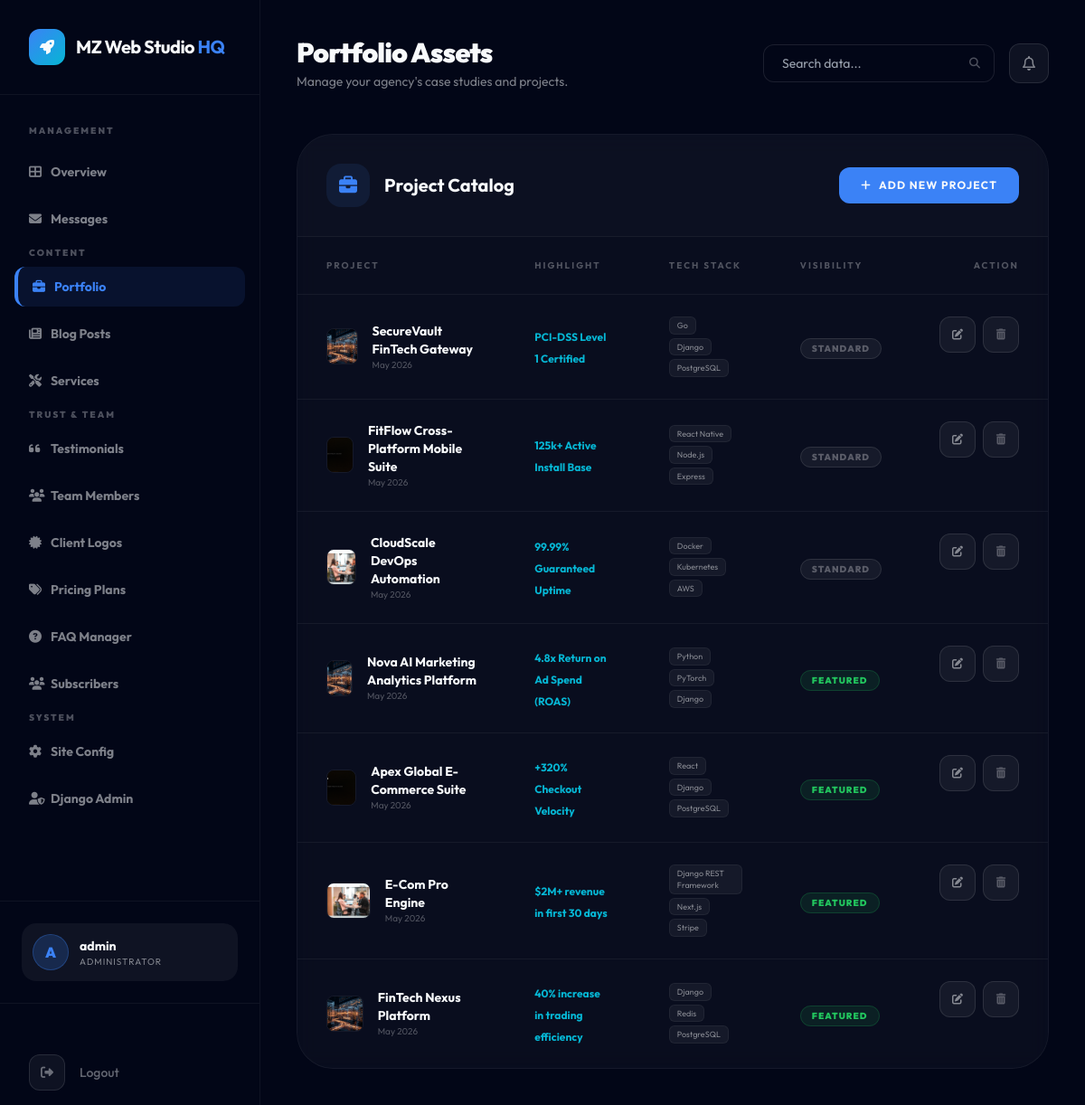
The app's page /management/projects/ (signed in) with its own data.
### devsqaud/models.py (models this page shows, shortened)
class Project(models.Model):
    title = models.CharField(max_length=200)
    slug = models.SlugField(max_length=200, unique=True, blank=True)
    image = models.ImageField(upload_to='projects/', blank=True, null=True)
    short_description = models.CharField(max_length=300)
    full_description = models.TextField()
    result_highlight = models.CharField(
        max_length=300,
        help_text="e.g. '3x revenue increase'"
    )
    tech_stack = models.CharField(
        max_length=500,
        help_text="Comma-separated technologies"
    )
    is_featured = models.BooleanField(default=False, help_text="Show on home page")
    created_at = models.DateTimeField(auto_now_add=True)
    class Meta:
        ordering = ['-created_at']
    def get_tech_list(self):
        return [t.strip() for t in self.tech_stack.split(',') if t.strip()]

### devsqaud/views_dashboard.py (the view)
# urls.py: path('management/projects/', views_dashboard.dashboard_projects, name='dashboard_projects'),
@staff_member_required
def dashboard_projects(request):
    projects = Project.objects.all()
    context = {
        'projects': projects,
        'active_page': 'projects',
    }
    return render(request, 'dashboard/projects_list.html', context)

### templates/dashboard/projects_list.html (shortened to what this page needs)
{% extends 'dashboard/base.html' %}
{% block header_title %}Portfolio Assets{% endblock %}
{% block header_subtitle %}Manage your agency's case studies and projects.{% endblock %}
{% block dashboard_content %}
<div class="glass-card rounded-[40px] border-brand-text/5 overflow-hidden">
    <div class="p-8 border-b border-brand-text/5 flex items-center justify-between bg-brand-text/[0.01]">
        <div class="flex items-center space-x-4">
            <div class="w-12 h-12 rounded-2xl bg-brand-primary/10 flex items-center justify-center">
                <i class="fas fa-briefcase text-brand-primary text-xl"></i>
            </div>
            <h3 class="text-xl font-bold">Project Catalog</h3>
        </div>
        <a href="{% url 'content_add' 'project' %}" class="px-6 py-3 bg-brand-primary text-brand-text text-xs font-bold uppercase tracking-widest rounded-xl hover:shadow-[0_0_30px_rgba(59, 130, 246,0.4)] transition-all flex items-center space-x-2">
            <i class="fas fa-plus"></i>
            <span>Add New Project</span>
        </a>
    </div>
    <div class="overflow-x-auto">
        <table class="w-full text-left">
            <thead>
                <tr class="text-[10px] font-black uppercase tracking-[0.2em] text-brand-text/30 border-b border-brand-text/5">
                    <th class="px-8 py-6">Project</th>
                    <th class="px-8 py-6">Highlight</th>
                    <th class="px-8 py-6">Tech Stack</th>
                    <th class="px-8 py-6">Visibility</th>
                    <th class="px-8 py-6 text-right">Action</th>
                </tr>
            </thead>
            <tbody class="divide-y divide-brand-text/5">
                {% for project in projects %}
                <tr class="group hover:bg-brand-text/[0.02] transition-all">
                    <td class="px-8 py-6">
                        <div class="flex items-center space-x-4">
                            <div class="w-14 h-10 rounded-lg overflow-hidden border border-brand-text/5">
                                {% if project.image %}
                                <img src="{{ project.image.url }}" class="w-full h-full object-cover">
                                {% else %}
                                <div class="w-full h-full bg-brand-text/5 flex items-center justify-center"><i class="fas fa-image text-brand-text/20"></i></div>
                                {% endif %}
                            </div>
                            <div>
                                <p class="text-sm font-bold">{{ project.title }}</p>
                                <p class="text-[10px] text-brand-text/30">{{ project.created_at|date:"M Y" }}</p>
                            </div>
                        </div>
                    </td>
                    <td class="px-8 py-6">
                        <span class="text-xs font-bold text-brand-accent">{{ project.result_highlight }}</span>
                    </td>
                    <td class="px-8 py-6">
                        <div class="flex flex-wrap gap-1">
                            {% for tech in project.get_tech_list|slice:":3" %}
                            <span class="text-[9px] px-2 py-0.5 bg-brand-text/5 rounded-md border border-brand-text/5 text-brand-text/50">{{ tech }}</span>
                            {% endfor %}
                        </div>
                    </td>
                    <td class="px-8 py-6">
                        {% if project.is_featured %}
                        <span class="px-3 py-1 bg-green-500/10 border border-green-500/20 text-green-500 text-[10px] font-black uppercase tracking-widest rounded-full">Featured</span>
                        {% else %}
                        <span class="px-3 py-1 bg-brand-text/5 border border-brand-text/10 text-brand-text/30 text-[10px] font-black uppercase tracking-widest rounded-full">Standard</span>
                        {% endif %}
                    </td>
                    <td class="px-8 py-6 text-right flex items-center justify-end space-x-2">
                        <a href="{% url 'content_edit' 'project' project.pk %}" class="inline-flex w-10 h-10 rounded-xl bg-brand-text/5 border border-brand-text/10 items-center justify-center text-brand-text/50 hover:bg-brand-primary hover:text-brand-text transition-all">
                            <i class="fas fa-edit text-xs"></i>
                        </a>
                        <form action="{% url 'content_delete' 'project' project.pk %}" method="POST" onsubmit="return confirm('Are you sure?');" class="inline">
                            <button type="submit" class="inline-flex w-10 h-10 rounded-xl bg-brand-text/5 border border-brand-text/10 items-center justify-center text-brand-text/30 hover:bg-red-500/20 hover:text-red-500 transition-all">
                                <i class="fas fa-trash-alt text-xs"></i>
                            </button>
                        </form>
                    </td>
                </tr>
                {% endfor %}
            </tbody>
        </table>
    </div>
</div>
{% endblock %}

### templates/dashboard/base.html (shortened to what this page needs)
<!DOCTYPE html>
<html lang="en">
<head>
    <script src="https://cdn.tailwindcss.com"></script>
    <link rel="stylesheet" href="https://cdnjs.cloudflare.com/ajax/libs/font-awesome/6.4.0/css/all.min.css">
</head>
<body class="bg-brand-bg min-h-screen flex">
    <aside class="w-72 bg-brand-bg border-r border-brand-text/5 flex flex-col fixed inset-y-0 z-50">
        <div class="p-8 border-b border-brand-text/5">
            <a href="{% url 'home' %}" class="flex items-center space-x-3">
                <div class="w-10 h-10 bg-gradient-to-br from-brand-primary to-brand-accent rounded-xl flex items-center justify-center">
                    <i class="fas fa-rocket text-brand-text"></i>
                </div>
                <span class="text-xl font-bold tracking-tight">MZ Web Studio <span class="text-brand-primary">HQ</span></span>
            </a>
        </div>
        <nav class="flex-1 px-4 py-8 space-y-2 overflow-y-auto">
            <p class="px-4 text-[10px] font-black uppercase tracking-[0.2em] text-brand-text/30 mb-4">Management</p>
            <a href="{% url 'dashboard_home' %}" class="sidebar-link group flex items-center px-4 py-3 text-sm font-bold rounded-xl transition-all duration-300 {% if active_page == 'overview' %}active{% else %}text-brand-text/50 hover:bg-brand-text/5 hover:text-brand-text{% endif %}">
                <i class="fas fa-th-large w-6 group-hover:text-brand-primary"></i>
                <span>Overview</span>
            </a>
            <a href="{% url 'dashboard_messages' %}" class="sidebar-link group flex items-center px-4 py-3 text-sm font-bold rounded-xl transition-all duration-300 {% if active_page == 'messages' %}active{% else %}text-brand-text/50 hover:bg-brand-text/5 hover:text-brand-text{% endif %}">
                <i class="fas fa-envelope w-6 group-hover:text-brand-primary"></i>
                <span>Messages</span>
            </a>
            <p class="px-4 text-[10px] font-black uppercase tracking-[0.2em] text-brand-text/30 mt-8 mb-4">Content</p>
            <a href="{% url 'dashboard_projects' %}" class="sidebar-link group flex items-center px-4 py-3 text-sm font-bold rounded-xl transition-all duration-300 {% if active_page == 'projects' %}active{% else %}text-brand-text/50 hover:bg-brand-text/5 hover:text-brand-text{% endif %}">
                <i class="fas fa-briefcase w-6 group-hover:text-brand-primary"></i>
                <span>Portfolio</span>
            </a>
            <a href="{% url 'dashboard_blog' %}" class="sidebar-link group flex items-center px-4 py-3 text-sm font-bold rounded-xl transition-all duration-300 {% if active_page == 'blog' %}active{% else %}text-brand-text/50 hover:bg-brand-text/5 hover:text-brand-text{% endif %}">
                <i class="fas fa-newspaper w-6 group-hover:text-brand-primary"></i>
                <span>Blog Posts</span>
            </a>
            <a href="{% url 'dashboard_services' %}" class="sidebar-link group flex items-center px-4 py-3 text-sm font-bold rounded-xl transition-all duration-300 {% if active_page == 'services' %}active{% else %}text-brand-text/50 hover:bg-brand-text/5 hover:text-brand-text{% endif %}">
                <i class="fas fa-tools w-6 group-hover:text-brand-primary"></i>
                <span>Services</span>
            </a>
            <p class="px-4 text-[10px] font-black uppercase tracking-[0.2em] text-brand-text/30 mt-8 mb-4">Trust & Team</p>
            <a href="{% url 'dashboard_testimonials' %}" class="sidebar-link group flex items-center px-4 py-3 text-sm font-bold rounded-xl transition-all duration-300 {% if active_page == 'testimonials' %}active{% else %}text-brand-text/50 hover:bg-brand-text/5 hover:text-brand-text{% endif %}">
                <i class="fas fa-quote-left w-6 group-hover:text-brand-primary"></i>
                <span>Testimonials</span>
            </a>
            <a href="{% url 'dashboard_team' %}" class="sidebar-link group flex items-center px-4 py-3 text-sm font-bold rounded-xl transition-all duration-300 {% if active_page == 'team' %}active{% else %}text-brand-text/50 hover:bg-brand-text/5 hover:text-brand-text{% endif %}">
                <i class="fas fa-users w-6 group-hover:text-brand-primary"></i>
                <span>Team Members</span>
            </a>
            <a href="{% url 'dashboard_logos' %}" class="sidebar-link group flex items-center px-4 py-3 text-sm font-bold rounded-xl transition-all duration-300 {% if active_page == 'logos' %}active{% else %}text-brand-text/50 hover:bg-brand-text/5 hover:text-brand-text{% endif %}">
                <i class="fas fa-certificate w-6 group-hover:text-brand-primary"></i>
                <span>Client Logos</span>
            </a>
            <a href="{% url 'dashboard_packages' %}" class="sidebar-link group flex items-center px-4 py-3 text-sm font-bold rounded-xl transition-all duration-300 {% if active_page == 'packages' %}active{% else %}text-brand-text/50 hover:bg-brand-text/5 hover:text-brand-text{% endif %}">
                <i class="fas fa-tags w-6 group-hover:text-brand-primary"></i>
                <span>Pricing Plans</span>
            </a>
            <a href="{% url 'dashboard_faq' %}" class="sidebar-link group flex items-center px-4 py-3 text-sm font-bold rounded-xl transition-all duration-300 {% if active_page == 'faq' %}active{% else %}text-brand-text/50 hover:bg-brand-text/5 hover:text-brand-text{% endif %}">
                <i class="fas fa-question-circle w-6 group-hover:text-brand-primary"></i>
                <span>FAQ Manager</span>
            </a>
            <a href="{% url 'dashboard_subscribers' %}" class="sidebar-link group flex items-center px-4 py-3 text-sm font-bold rounded-xl transition-all duration-300 {% if active_page == 'subscribers' %}active{% else %}text-brand-text/50 hover:bg-brand-text/5 hover:text-brand-text{% endif %}">
                <i class="fas fa-users w-6 group-hover:text-brand-primary"></i>
                <span>Subscribers</span>
            </a>
            <p class="px-4 text-[10px] font-black uppercase tracking-[0.2em] text-brand-text/30 mt-8 mb-4">System</p>
            <a href="{% url 'dashboard_settings' %}" class="sidebar-link group flex items-center px-4 py-3 text-sm font-bold rounded-xl transition-all duration-300 {% if active_page == 'settings' %}active{% else %}text-brand-text/50 hover:bg-brand-text/5 hover:text-brand-text{% endif %}">
                <i class="fas fa-cog w-6 group-hover:text-brand-primary"></i>
                <span>Site Config</span>
            </a>
            <a href="/admin/" class="group flex items-center px-4 py-3 text-sm font-bold text-brand-text/50 rounded-xl hover:bg-brand-text/5 hover:text-brand-text transition-all duration-300">
                <i class="fas fa-user-shield w-6 group-hover:text-brand-primary"></i>
                <span>Django Admin</span>
            </a>
        </nav>
        <div class="p-6 border-t border-brand-text/5">
            <div class="flex items-center space-x-3 p-3 bg-brand-text/5 rounded-2xl">
                <div class="w-10 h-10 rounded-full bg-brand-primary/20 border border-brand-primary/30 flex items-center justify-center">
                    <span class="font-black text-brand-primary">{{ request.user.username|first|upper }}</span>
                </div>
                <div class="flex-1 min-w-0">
                    <p class="text-sm font-bold truncate">{{ request.user.username }}</p>
                    <p class="text-[10px] text-brand-text/50 uppercase tracking-widest">Administrator</p>
                </div>
            </div>
        </div>
        <div class="mt-auto pt-10 border-t border-brand-text/5">
            <form action="{% url 'logout' %}" method="POST" class="px-8 py-4">
                <button type="submit" class="flex items-center space-x-4 text-brand-text/40 hover:text-red-500 transition-all group w-full text-left">
                    <div class="w-10 h-10 rounded-xl bg-brand-text/5 border border-brand-text/10 flex items-center justify-center group-hover:bg-red-500/10 group-hover:border-red-500/20 transition-all">
                        <i class="fas fa-sign-out-alt text-sm"></i>
                    </div>
                    <span class="text-sm font-medium">Logout</span>
                </button>
            </form>
        </div>
    </aside>
    <main class="flex-1 ml-72 p-10">
        <div class="flex items-center justify-between mb-12">
            <div>
                <h1 class="text-3xl font-black tracking-tight">{% block header_title %}Overview{% endblock %}</h1>
                <p class="text-brand-text/50 text-sm mt-1">{% block header_subtitle %}Welcome back, Commander.{% endblock %}</p>
            </div>
            <div class="flex items-center space-x-4">
                <div class="relative">
                    <input type="text" placeholder="Search data..." class="bg-brand-bg border border-brand-text/10 rounded-xl px-5 py-2.5 text-sm focus:outline-none focus:border-brand-primary/50 transition-all w-64">
                    <i class="fas fa-search absolute right-4 top-1/2 -translate-y-1/2 text-brand-text/30 text-xs"></i>
                </div>
                <button class="w-11 h-11 rounded-xl bg-brand-text/5 border border-brand-text/10 flex items-center justify-center hover:bg-brand-text/10 transition-all">
                    <i class="far fa-bell text-brand-text/50"></i>
                </button>
            </div>
        </div>
        {% block dashboard_content %}{% endblock %}
    </main>
</body>
</html>

### records on screen
Project: image (picture), title "SecureVault FinTech Gateway", created_at "May 2026", result_highlight "PCI-DSS Level 1 Certified", get_tech_list "Go" "Django" "PostgreSQL", is_featured "STANDARD"
Project: image (picture), title "FitFlow Cross-Platform Mobile Suite", created_at "May 2026", result_highlight "125k+ Active Install Base", get_tech_list "React Native" "Node.js" "Express", is_featured "STANDARD"
Project: image (picture), title "CloudScale DevOps Automation", created_at "May 2026", result_highlight "99.99% Guaranteed Uptime", get_tech_list "Docker" "Kubernetes" "AWS", is_featured "STANDARD"
Project: image (picture), title "Nova AI Marketing Analytics Platform", created_at "May 2026", result_highlight "4.8x Return on Ad Spend (ROAS)", get_tech_list "Python" "PyTorch" "Django", is_featured "FEATURED"
Project: image (picture), title "Apex Global E-Commerce Suite", created_at "May 2026", result_highlight "+320% Checkout Velocity", get_tech_list "React" "Django" "PostgreSQL", is_featured "FEATURED"
Project: image (picture), title "E-Com Pro Engine", created_at "May 2026", result_highlight "$2M+ revenue in first 30 days", get_tech_list "Django REST Framework" "Next.js" "Stripe", is_featured "FEATURED"
Project: image (picture), title "FinTech Nexus Platform", created_at "May 2026", result_highlight "40% increase in trading efficiency", get_tech_list "Django" "Redis" "PostgreSQL", is_featured "FEATURED"

### other values on screen
{{ request.user.username|first|upper }} "A"
{{ request.user.username }} "admin"
